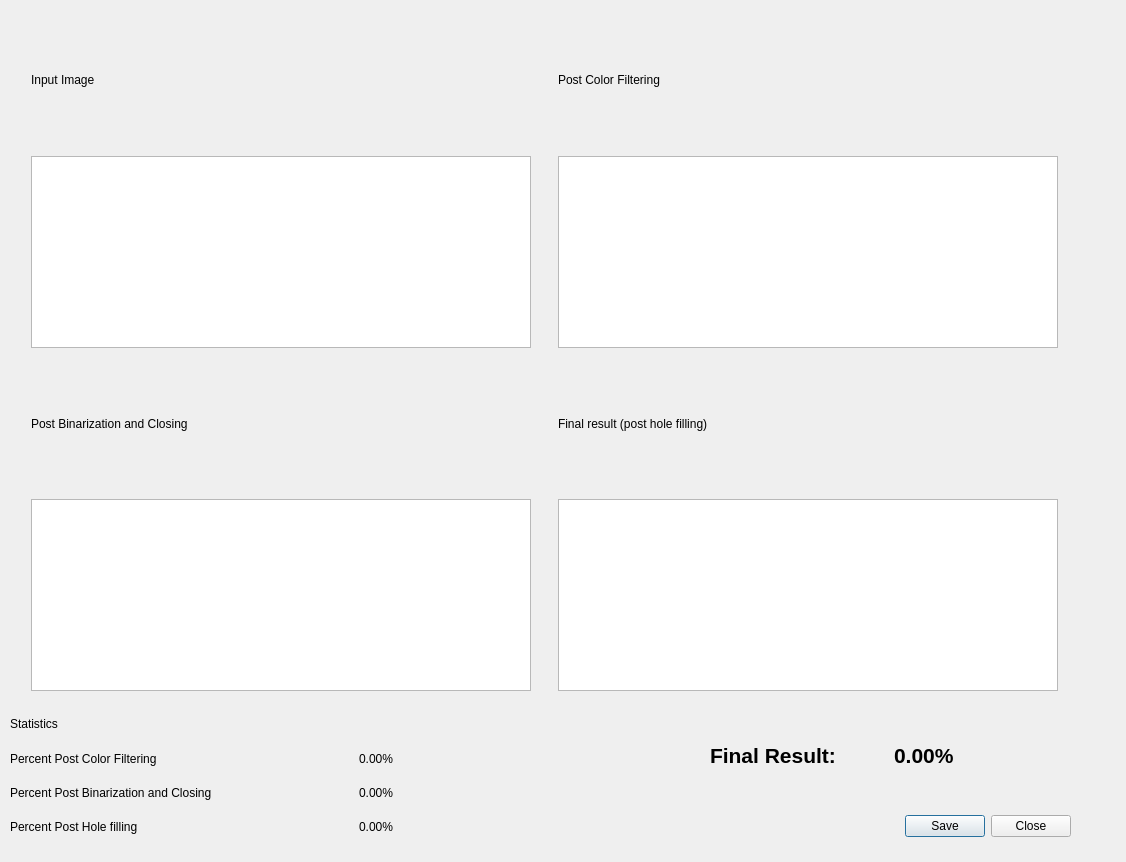
<?xml version="1.0" encoding="UTF-8"?>
<ui version="4.0">
 <class>PostAnalyzeDialogBase</class>
 <widget class="QDialog" name="PostAnalyzeDialogBase">
  <property name="geometry">
   <rect>
    <x>0</x>
    <y>0</y>
    <width>1126</width>
    <height>862</height>
   </rect>
  </property>
  <property name="windowTitle">
   <string>Analysis Results</string>
  </property>
  <widget class="QDialogButtonBox" name="buttonBox">
   <property name="geometry">
    <rect>
     <x>730</x>
     <y>810</y>
     <width>341</width>
     <height>32</height>
    </rect>
   </property>
   <property name="orientation">
    <enum>Qt::Horizontal</enum>
   </property>
   <property name="standardButtons">
    <set>QDialogButtonBox::Close|QDialogButtonBox::Save</set>
   </property>
  </widget>
  <widget class="QWidget" name="gridLayoutWidget">
   <property name="geometry">
    <rect>
     <x>10</x>
     <y>10</y>
     <width>1071</width>
     <height>681</height>
    </rect>
   </property>
   <layout class="QGridLayout" name="gridLayout">
    <item row="1" column="0">
     <widget class="QGraphicsView" name="inputGraphicsView">
      <property name="sizePolicy">
       <sizepolicy hsizetype="Fixed" vsizetype="Fixed">
        <horstretch>0</horstretch>
        <verstretch>0</verstretch>
       </sizepolicy>
      </property>
      <property name="maximumSize">
       <size>
        <width>500</width>
        <height>500</height>
       </size>
      </property>
     </widget>
    </item>
    <item row="0" column="0">
     <widget class="QLabel" name="label">
      <property name="text">
       <string>Input Image</string>
      </property>
     </widget>
    </item>
    <item row="1" column="1">
     <widget class="QGraphicsView" name="postFilterGraphicsView">
      <property name="sizePolicy">
       <sizepolicy hsizetype="Fixed" vsizetype="Fixed">
        <horstretch>0</horstretch>
        <verstretch>0</verstretch>
       </sizepolicy>
      </property>
      <property name="maximumSize">
       <size>
        <width>500</width>
        <height>500</height>
       </size>
      </property>
     </widget>
    </item>
    <item row="2" column="0">
     <widget class="QLabel" name="label_3">
      <property name="text">
       <string>Post Binarization and Closing</string>
      </property>
     </widget>
    </item>
    <item row="0" column="1">
     <widget class="QLabel" name="label_2">
      <property name="text">
       <string>Post Color Filtering</string>
      </property>
     </widget>
    </item>
    <item row="3" column="0">
     <widget class="QGraphicsView" name="postClosingGraphicsView">
      <property name="sizePolicy">
       <sizepolicy hsizetype="Fixed" vsizetype="Fixed">
        <horstretch>0</horstretch>
        <verstretch>0</verstretch>
       </sizepolicy>
      </property>
      <property name="maximumSize">
       <size>
        <width>500</width>
        <height>500</height>
       </size>
      </property>
     </widget>
    </item>
    <item row="2" column="1">
     <widget class="QLabel" name="label_4">
      <property name="text">
       <string>Final result (post hole filling)</string>
      </property>
     </widget>
    </item>
    <item row="3" column="1">
     <widget class="QGraphicsView" name="postFillGraphicsView">
      <property name="sizePolicy">
       <sizepolicy hsizetype="Fixed" vsizetype="Fixed">
        <horstretch>0</horstretch>
        <verstretch>0</verstretch>
       </sizepolicy>
      </property>
      <property name="maximumSize">
       <size>
        <width>500</width>
        <height>500</height>
       </size>
      </property>
     </widget>
    </item>
   </layout>
  </widget>
  <widget class="QWidget" name="gridLayoutWidget_2">
   <property name="geometry">
    <rect>
     <x>10</x>
     <y>710</y>
     <width>691</width>
     <height>131</height>
    </rect>
   </property>
   <layout class="QGridLayout" name="gridLayout_2">
    <item row="1" column="0">
     <widget class="QLabel" name="label_6">
      <property name="text">
       <string>Percent Post Color Filtering</string>
      </property>
     </widget>
    </item>
    <item row="1" column="1">
     <widget class="QLabel" name="percentPostColorFilteringValueLabel">
      <property name="text">
       <string>0.00%</string>
      </property>
     </widget>
    </item>
    <item row="2" column="0">
     <widget class="QLabel" name="label_7">
      <property name="text">
       <string>Percent Post Binarization and Closing</string>
      </property>
     </widget>
    </item>
    <item row="0" column="0">
     <widget class="QLabel" name="label_5">
      <property name="text">
       <string>Statistics</string>
      </property>
     </widget>
    </item>
    <item row="3" column="0">
     <widget class="QLabel" name="label_8">
      <property name="text">
       <string>Percent Post Hole filling</string>
      </property>
     </widget>
    </item>
    <item row="2" column="1">
     <widget class="QLabel" name="percentPostBinarizationValueLabel">
      <property name="text">
       <string>0.00%</string>
      </property>
     </widget>
    </item>
    <item row="3" column="1">
     <widget class="QLabel" name="percentPostFillingValueLabel">
      <property name="text">
       <string>0.00%</string>
      </property>
     </widget>
    </item>
   </layout>
  </widget>
  <widget class="QWidget" name="horizontalLayoutWidget">
   <property name="geometry">
    <rect>
     <x>710</x>
     <y>710</y>
     <width>361</width>
     <height>91</height>
    </rect>
   </property>
   <layout class="QHBoxLayout" name="horizontalLayout">
    <item>
     <widget class="QLabel" name="label_9">
      <property name="font">
       <font>
        <pointsize>16</pointsize>
        <weight>75</weight>
        <bold>true</bold>
       </font>
      </property>
      <property name="text">
       <string>Final Result:</string>
      </property>
     </widget>
    </item>
    <item>
     <widget class="QLabel" name="finalResultsPercentLabel">
      <property name="font">
       <font>
        <pointsize>16</pointsize>
        <weight>75</weight>
        <bold>true</bold>
       </font>
      </property>
      <property name="text">
       <string>0.00%</string>
      </property>
     </widget>
    </item>
   </layout>
  </widget>
 </widget>
 <resources/>
 <connections>
  <connection>
   <sender>buttonBox</sender>
   <signal>accepted()</signal>
   <receiver>PostAnalyzeDialogBase</receiver>
   <slot>accept()</slot>
   <hints>
    <hint type="sourcelabel">
     <x>248</x>
     <y>254</y>
    </hint>
    <hint type="destinationlabel">
     <x>157</x>
     <y>274</y>
    </hint>
   </hints>
  </connection>
  <connection>
   <sender>buttonBox</sender>
   <signal>rejected()</signal>
   <receiver>PostAnalyzeDialogBase</receiver>
   <slot>reject()</slot>
   <hints>
    <hint type="sourcelabel">
     <x>316</x>
     <y>260</y>
    </hint>
    <hint type="destinationlabel">
     <x>286</x>
     <y>274</y>
    </hint>
   </hints>
  </connection>
 </connections>
</ui>
